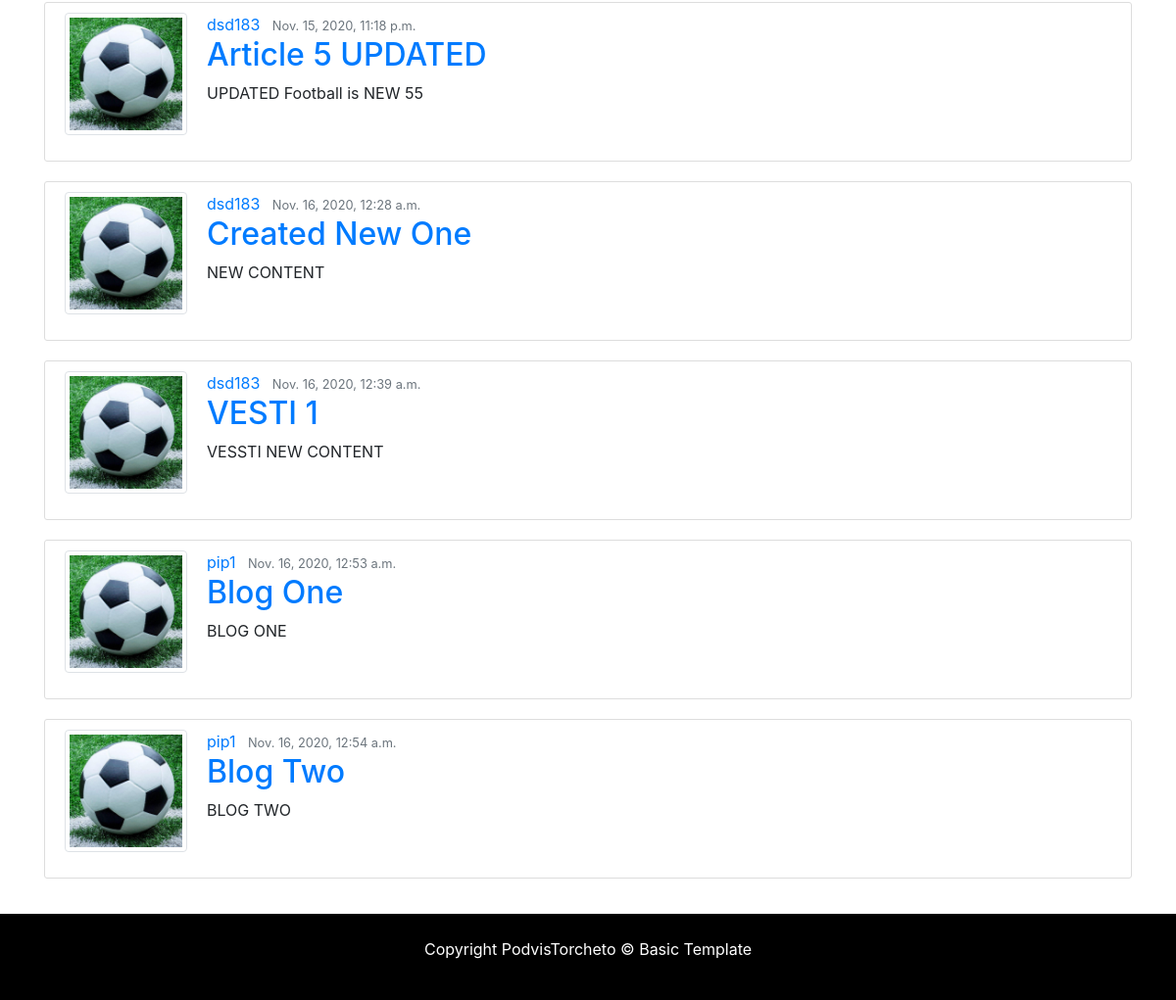
Page /test/ (signed in, lower part) on the earlier database version.
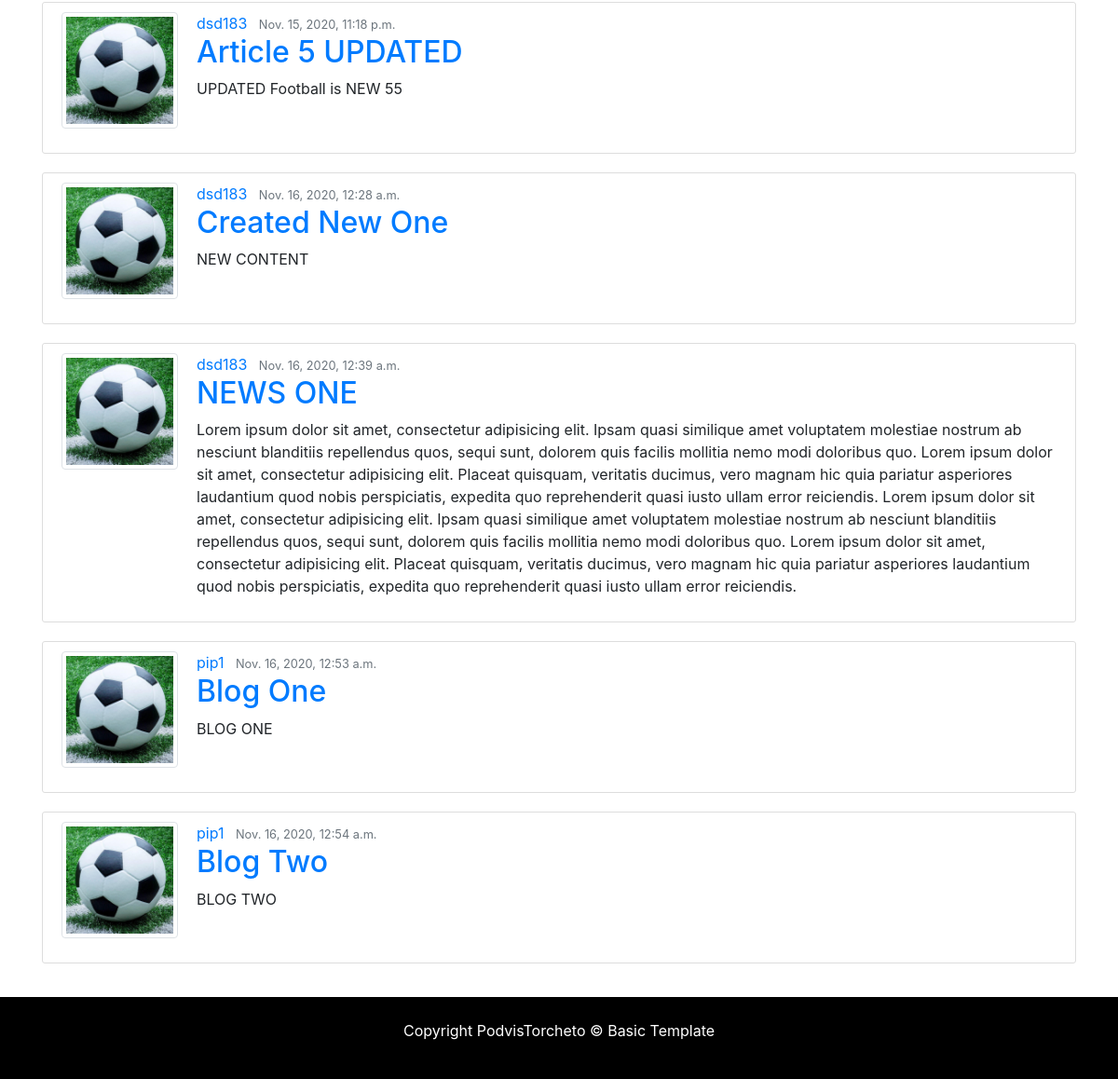
Same page on the later database version.
### blog/models.py (models this page shows, shortened)
class Article(models.Model):
    title = models.CharField(max_length=100)
    content = models.TextField()
    date_posted = models.DateTimeField(default=timezone.now)
    author = models.ForeignKey(Profile, on_delete=models.CASCADE)

### profiles/models.py (models this page shows)
class Profile(models.Model):
    user = models.OneToOneField(User, on_delete=models.CASCADE)
    image = models.ImageField(default="default.jpg", upload_to="profile_pics")
    def __str__(self):
        return self.user.username

### homepage/views.py (the view)
# urls.py: path('', views.home, name='home'),
def home(request):
    context = {
        'articles': Article.objects.all()
    }
    return render(request, 'homepage/index.html', context)

### cart/contexts.py (called while the page is built)
def cart_contents(request):
    cart = request.session.get('cart', {})
    cart_items = []
    total = 0
    subscription_count = 0
    """
    context = {
        'cart_items': cart_items,
        'total': total,
        'subscription_count': subscription_count,
    }"""
    for id, quantity in cart.items():
        subscription = get_object_or_404(Subscription, pk=id)
        total += quantity * subscription.price
        subscription_count += quantity
        cart_items.append({'id': id, 'quantity': quantity, 'subscription': subscription})
    return {'cart_items': cart_items, 'total': total, 'suscription_count': subscription_count}

### homepage/templates/homepage/index.html
{% extends "base.html" %} {% load static %} {% block content %}
<section id="blog" class="py-3">
<div class="container">
        {% for article in articles %}
        <article class="media content-section">
          <img class="account-img img-thumbnail" src="{{ user.profile.image.url }}">
          <div class="media-body">
            <div class="article-metadata">
              <a class="mr-2" href="#">{{ article.author }}</a>
              <small class="text-muted">{{ article.date_posted }}</small>
            </div>
            <h2><a class="article-title" href="{% url 'article_detail' article.id %}">{{ article.title }}</a></h2>
            <p class="article-content">{{ article.content }}</p>
          </div>
        </article>
        {% endfor %}
</div>
</section>
{% endblock %}

Differences in the rows shown:
changed Article: title "VESTI 1" → "NEWS ONE"; content "VESSTI NEW CONTENT" → "Lorem ipsum dolor sit amet, consectetur adipisicing elit. Ipsam quasi similique amet voluptatem molestiae nostrum ab nesciunt blanditiis repellendus quos, sequi sunt, dolorem quis facilis mollitia nemo modi doloribus quo. Lorem ipsum dolor sit amet, consectetur adipisicing elit. Placeat quisquam, veritatis ducimus, vero magnam hic quia pariatur asperiores laudantium quod nobis perspiciatis, expedita quo reprehenderit quasi iusto ullam error reiciendis. Lorem ipsum dolor sit amet, consectetur adipisicing elit. Ipsam quasi similique amet voluptatem molestiae nostrum ab nesciunt blanditiis repellendus quos, sequi sunt, dolorem quis facilis mollitia nemo modi doloribus quo. Lorem ipsum dolor…"
